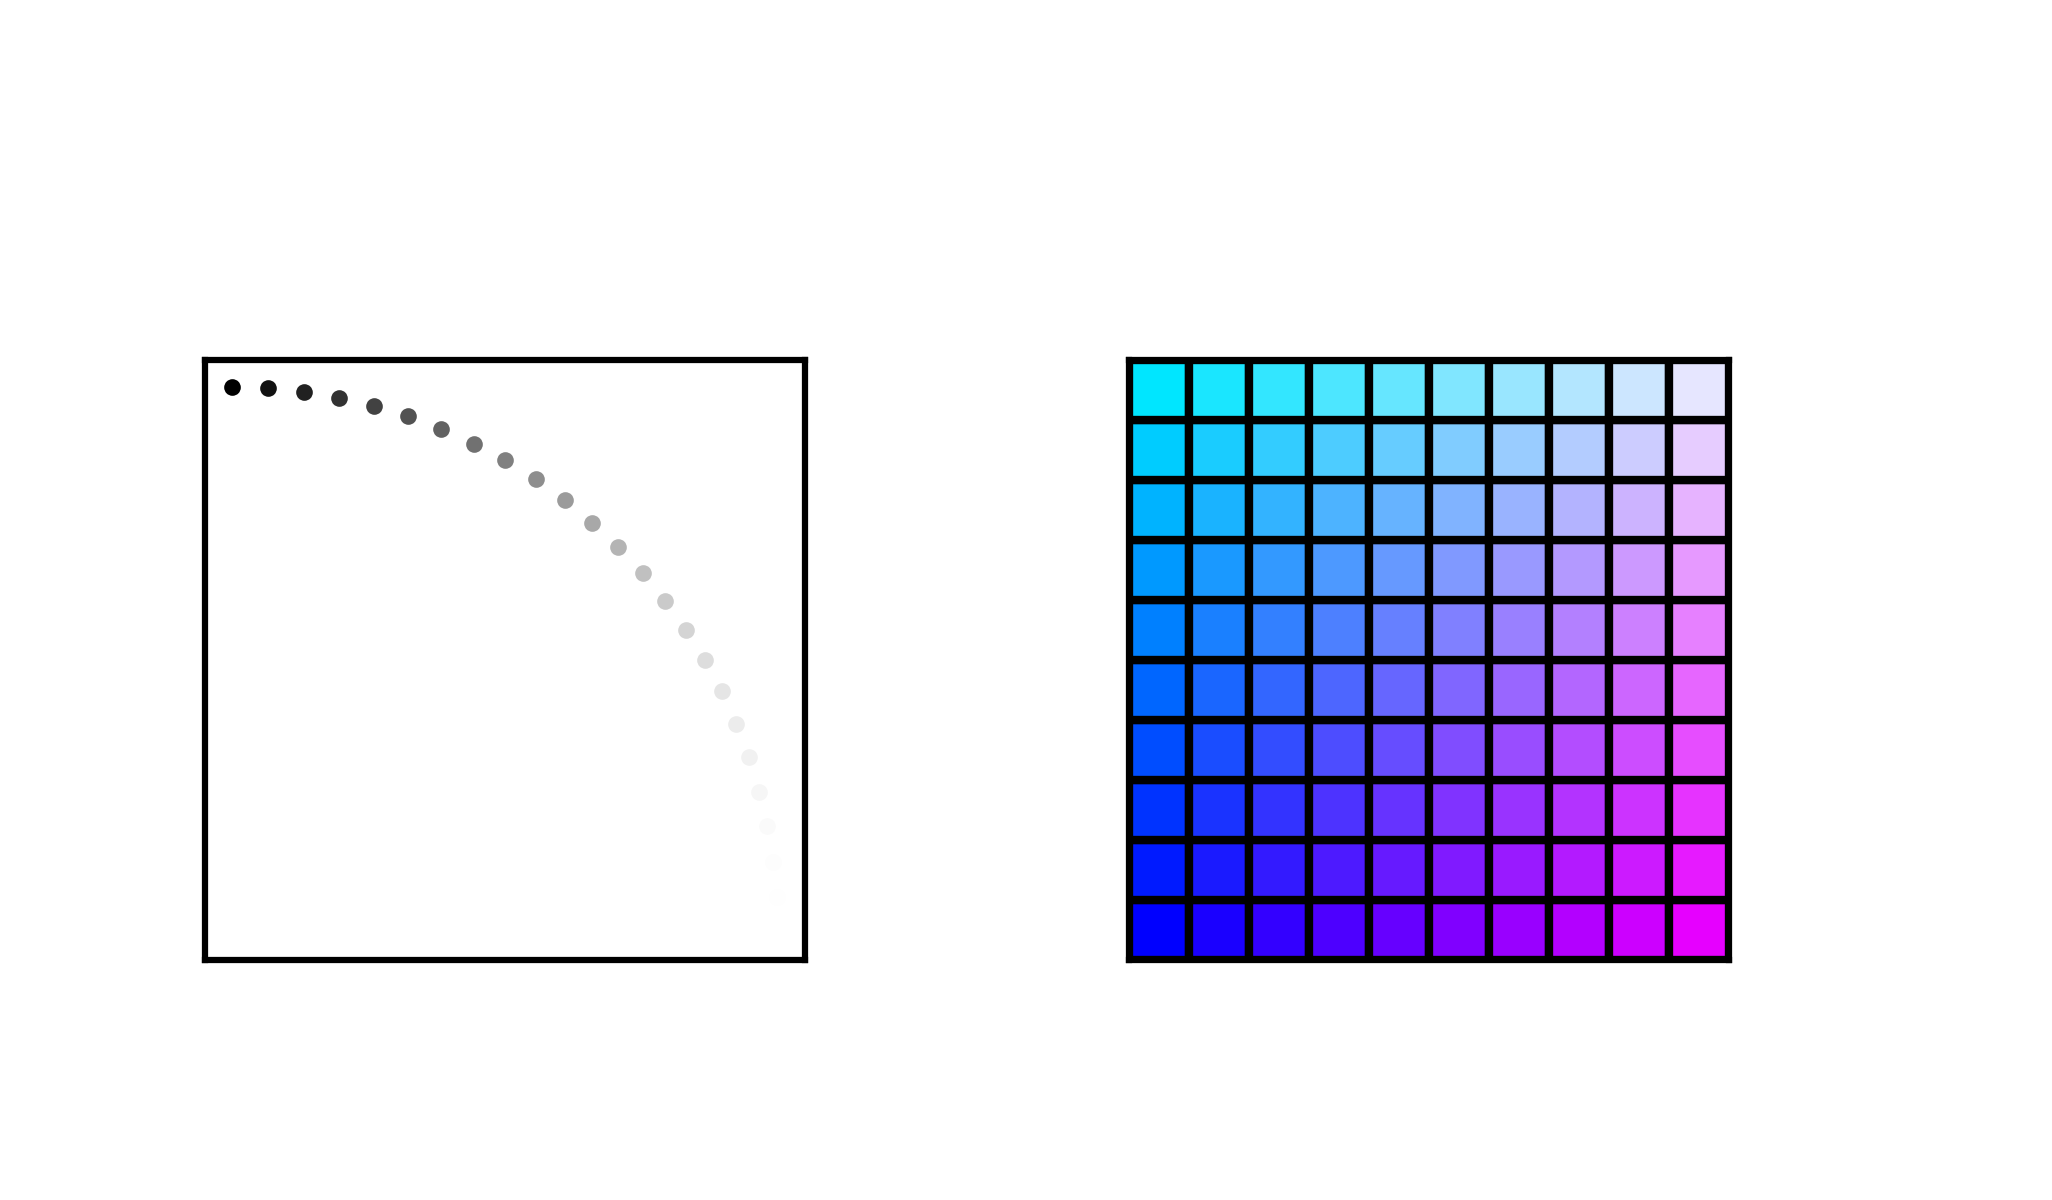

The script that saved this image:
#David Lenci_
#Assignment 1
#Code for generating template figures.

#Import necessary packages:
import matplotlib.pyplot as plt
import matplotlib.patches as mplpatches
import numpy as np
import math

#Set style:
plt.style.use('BME163')

#Figure dimensions:
figureHeight=2
figureWidth=3.42

plt.figure(figsize=(figureWidth,figureHeight))

#Panel Dimensions:
panelWidth=1
panelHeight=1

relativePanelWidth=panelWidth/figureWidth
relativePanelHeight=panelHeight/figureHeight

# left,bottom, width,height
panel1=plt.axes([0.1,0.2,relativePanelWidth,relativePanelHeight])
panel2=plt.axes([0.55,0.2,relativePanelWidth,relativePanelHeight])

#color tuples:
blue=(0,0,1)
red=(1,0,0)
green=(0,1,0)
yellow=(1,1,0)
black=(0,0,0)
white=(1,1,1)

#Generate top right quadrant for unit circle:
xList=np.linspace(0,(math.pi/2),25)

#For loop for generating exact x and y values
#Then plots top right quadrant of unit circle
#where the x coordinate determines color.
for value in xList:
    xvalue=np.cos(value)
    yvalue=np.sin(value)
    panel1.plot(xvalue,yvalue,
                marker='o',
                markerfacecolor=(xvalue,xvalue,xvalue),
                markeredgecolor='black',
                markersize=2,
                markeredgewidth=0,
                linewidth=0)
panel1.tick_params(axis='both',bottom=False,top=False,left=False,labelbottom=False,labelleft=False )

#For loop for generating 100 rectangles within
#a 1 by 1 block. The color of the rectangles is
#then determined by the x and y coordinates.
for j in np.arange(0,1,0.1):
    for i in np.arange(0,1,0.1):
        rectangle=mplpatches.Rectangle([j,i],0.1,0.1,
                                facecolor=(j,i,1),
                                edgecolor='black',
                                linewidth=1)
        panel2.add_patch(rectangle)
panel2.set_xlim(0,1)
panel2.set_ylim(0,1)
panel2.tick_params(axis='both',bottom=False,top=False,left=False,labelbottom=False,labelleft=False )

#Save the figure:
plt.savefig('Lenci_David_BME163_Assignment_Week1.png',dpi=600)
